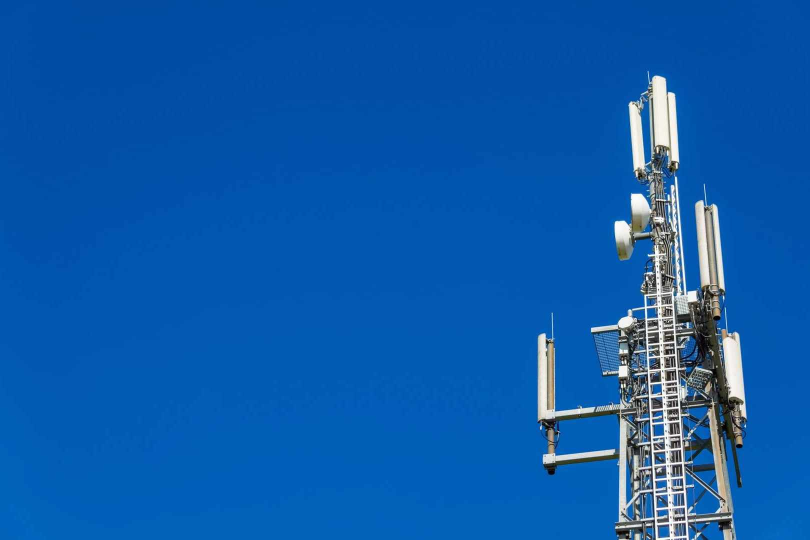
#> input picture backend/main_app/utils/tests/test_image1.jpg, 1619 x 1080 px (shown at 1/2 size)
$ python -i image_utils.py   (imports and definitions only)
#> lines starting #> are read from the running program, lines starting #| are printed output that depends on the picture
#!/usr/bin/env python3

from PIL import Image, ExifTags
from PIL.JpegImagePlugin import JpegImageFile
from PIL.PngImagePlugin import PngImageFile


# WHILE DEV

import logging

ACCEPTED_FORMATS = ['JPEG', 'PNG']

def resize_with_max(img, max_size):
    '''
        resize image with max size from argument
        GETS:
            - PIL.Image instance
            - Array with integers
        RETURNS: Image instance
        EXAMPLE:
            resize_with_max(img, [100,50])
    '''
    try:
        max_size = [int(i) for i in max_size]
    except ValueError:
        raise ValueError('max_size must be a list of integers')
    try:
        ratio = max(img.size[0] / max_size[0], img.size[1] / max_size[1])
        return img if ratio <= 1 else img.resize([int(v/ratio) for v in img.size])
    except AttributeError:
        raise ValueError(
            'image must be an PIL.Image instance. Not %s' %
            type(img)
        )

def rotate_if_needed(img):
    '''
        When a picture is taller than it is wide, it means the camera was
        rotated. Some cameras can detect this and write that info in the
        picture's EXIF metadata. Some viewers take note of this metadata and
        display the image appropriately.

        PIL can read the picture's metadata, but it does not write/copy
        metadata when you save an Image. Consequently, your smart image viewer
        will not rotate the image as it did before.

        Read the metadata using PIL.ExifTags, and rotate if necessary
    '''
    try:
        exif=dict(
            (ExifTags.TAGS[k], v) for k, v in img._getexif().items()
                if k in ExifTags.TAGS
        )
        if exif['Orientation'] == 3:
            return img.rotate(180, expand=True)
        elif exif['Orientation'] == 6:
            return img.rotate(270, expand=True)
        elif exif['Orientation'] == 8:
            return img.rotate(90, expand=True)
        else:
            return img
    except (AttributeError, KeyError, IndexError):
        # cases: image don't have getexif
        return img

>>> import cv2
>>> picture = cv2.imread('tests/test_image1.jpg', cv2.IMREAD_GRAYSCALE)
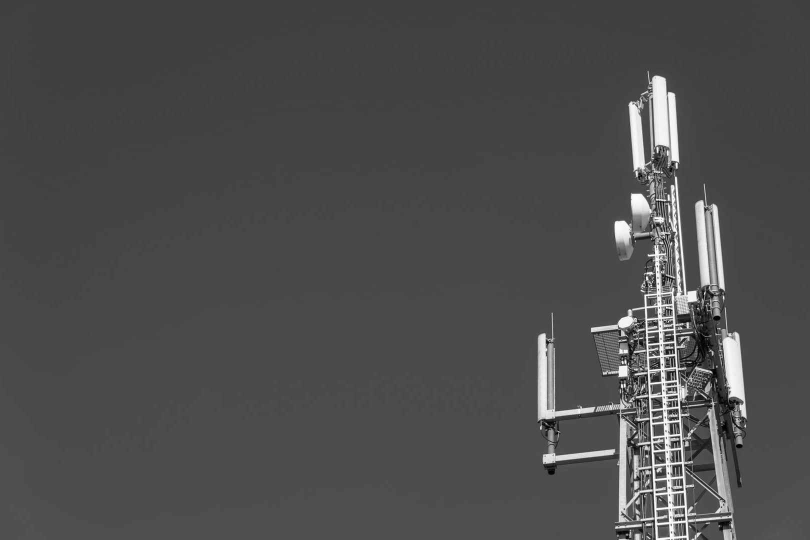
#> picture: shape (1080, 1619) (shown at 1/2 size); min 0, max 255, mean 76.9
>>> result = rotate_if_needed(picture)
